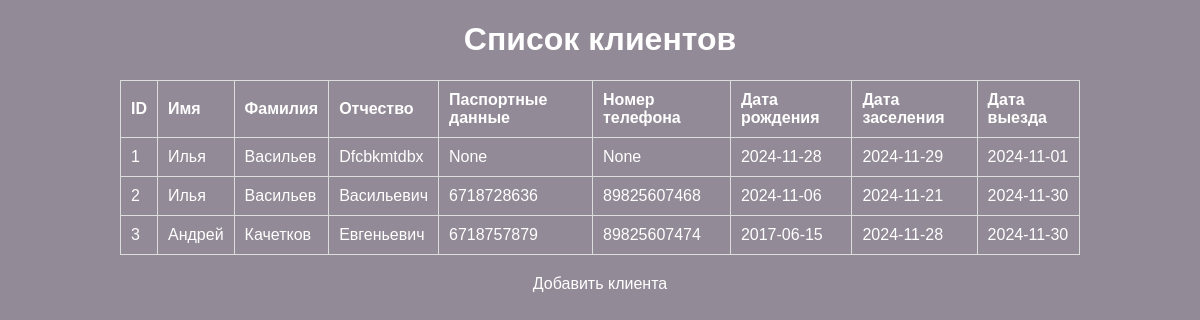
The page / on the database its author committed.
### tables this page shows
CREATE TABLE clients (id INTEGER PRIMARY KEY AUTOINCREMENT, first_name TEXT NOT NULL, last_name TEXT NOT NULL, patronymic TEXT, passport_data TEXT, phone_number TEXT, birth_date TEXT, check_in_date TEXT, check_out_date TEXT);

### app.py (the view)
@app.route('/')
def index():
    try:
        clients = db.get_all_clients()
    except Exception as e:
        flash(f"Ошибка при получении клиентов: {e}", 'error')
        clients = []
    return render_template('index.html', clients=clients)

### db.py (called while the page is built)
def create_connection():
    try:
        conn = sqlite3.connect('hotel_clients.db')
        return conn
    except sqlite3.Error as e:
        print(f"Ошибка подключения к базе данных: {e}")
        return None

def get_all_clients():
    conn = create_connection()
    clients = []
    if conn is not None:
        try:
            cursor = conn.cursor()
            cursor.execute('SELECT * FROM clients')
            clients = cursor.fetchall()
        except sqlite3.Error as e:
            print(f"Ошибка при получении клиентов: {e}")
        finally:
            conn.close()
    return clients

### templates/index.html (shortened to what this page needs)
<!DOCTYPE html>
<html lang="ru">
<head>
    <link rel="stylesheet" href="{{ url_for('static', filename='style.css') }}">
</head>
<body>
    <h1>Список клиентов</h1>
    <table>
        <thead>
            <tr>
                <th>ID</th>
                <th>Имя</th>
                <th>Фамилия</th>
                <th>Отчество</th>
                <th>Паспортные данные</th>
                <th>Номер телефона</th>
                <th>Дата рождения</th>
                <th>Дата заселения</th>
                <th>Дата выезда</th>
            </tr>
        </thead>
        <tbody>
            {% for client in clients %}
            <tr>
                <td>{{ client[0] }}</td>
                <td>{{ client[1] }}</td>
                <td>{{ client[2] }}</td>
                <td>{{ client[3] }}</td>
                <td>{{ client[4] }}</td>
                <td>{{ client[5] }}</td>
                <td>{{ client[6] }}</td>
                <td>{{ client[7] }}</td>
                <td>{{ client[8] }}</td>
            </tr>
            {% endfor %}
        </tbody>
    </table>
    <a href="{{ url_for('add_client') }}">Добавить клиента</a>
</body>
</html>

### static/style.css (style rules this page uses)
body { font-family: Arial, sans-serif; background-color: #928a96; text-align: center; margin: 0; padding: 0; }
h1 { text-align: center; color:#fff; }
table { width: 80%; margin: 20px auto; border-collapse: collapse; }
table, th, td { border: 1px solid #ddd; }
th, td { padding: 10px; text-align: left; color:#fff; }
a { display: block; text-align: center; margin-top: 20px; text-decoration: none; color: #ffffff; }

### rows shown on the page
clients: id "1", first_name "Илья", last_name "Васильев", patronymic "Dfcbkmtdbx", client "None", birth_date "2024-11-28", check_in_date "2024-11-29", check_out_date "2024-11-01"
clients: id "2", first_name "Илья", last_name "Васильев", patronymic "Васильевич", passport_data "6718728636", phone_number "89825607468", birth_date "2024-11-06", check_in_date "2024-11-21", check_out_date "2024-11-30"
clients: id "3", first_name "Андрей", last_name "Качетков", patronymic "Евгеньевич", passport_data "6718757879", phone_number "89825607474", birth_date "2017-06-15", check_in_date "2024-11-28", check_out_date "2024-11-30"
